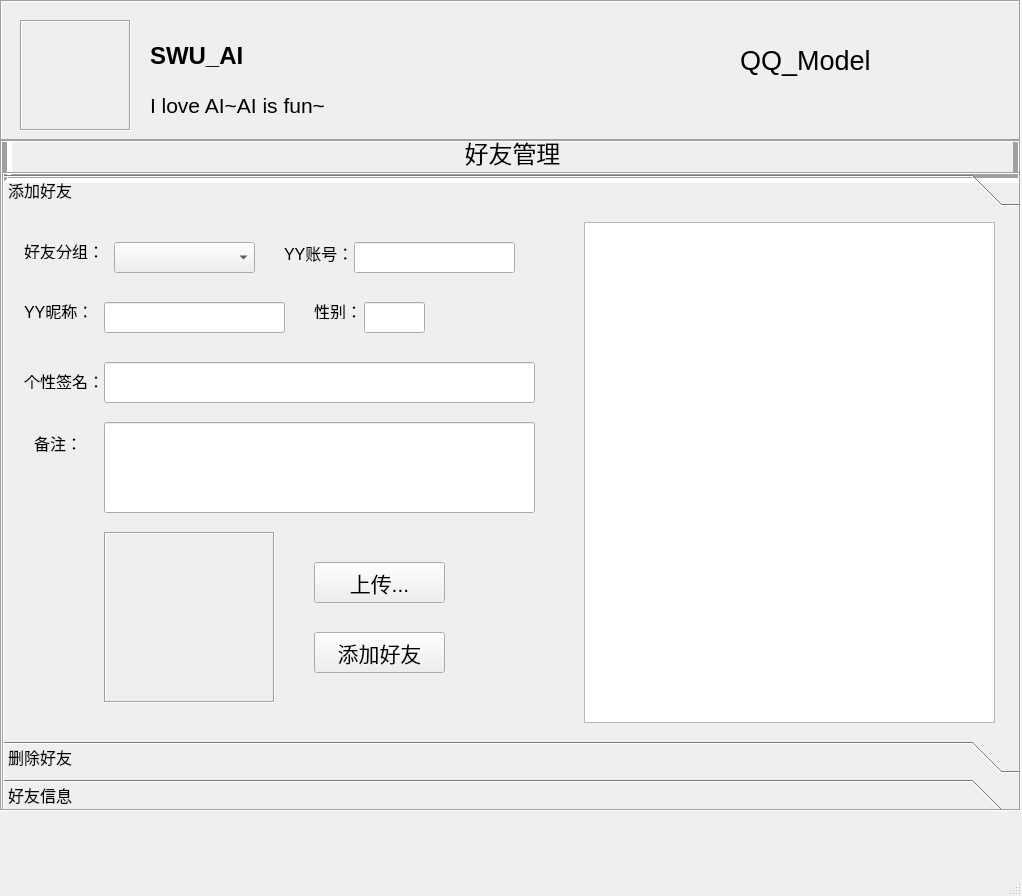
<?xml version="1.0" encoding="UTF-8"?>
<ui version="4.0">
 <class>MainWindow</class>
 <widget class="QMainWindow" name="MainWindow">
  <property name="geometry">
   <rect>
    <x>0</x>
    <y>0</y>
    <width>1022</width>
    <height>896</height>
   </rect>
  </property>
  <property name="font">
   <font>
    <pointsize>20</pointsize>
   </font>
  </property>
  <property name="windowTitle">
   <string>MainWindow</string>
  </property>
  <widget class="QWidget" name="centralwidget">
   <widget class="QStackedWidget" name="stackedWidget">
    <property name="geometry">
     <rect>
      <x>0</x>
      <y>140</y>
      <width>1021</width>
      <height>671</height>
     </rect>
    </property>
    <property name="frameShape">
     <enum>QFrame::Box</enum>
    </property>
    <property name="frameShadow">
     <enum>QFrame::Sunken</enum>
    </property>
    <property name="currentIndex">
     <number>1</number>
    </property>
    <widget class="QWidget" name="page"/>
    <widget class="QWidget" name="page_2">
     <widget class="QLabel" name="label">
      <property name="geometry">
       <rect>
        <x>0</x>
        <y>-20</y>
        <width>1021</width>
        <height>61</height>
       </rect>
      </property>
      <property name="font">
       <font>
        <pointsize>18</pointsize>
       </font>
      </property>
      <property name="frameShape">
       <enum>QFrame::Box</enum>
      </property>
      <property name="frameShadow">
       <enum>QFrame::Sunken</enum>
      </property>
      <property name="lineWidth">
       <number>5</number>
      </property>
      <property name="text">
       <string>好友管理</string>
      </property>
      <property name="alignment">
       <set>Qt::AlignCenter</set>
      </property>
     </widget>
     <widget class="QToolBox" name="Friend_Operation">
      <property name="geometry">
       <rect>
        <x>0</x>
        <y>30</y>
        <width>1021</width>
        <height>641</height>
       </rect>
      </property>
      <property name="font">
       <font>
        <pointsize>12</pointsize>
       </font>
      </property>
      <property name="frameShape">
       <enum>QFrame::Box</enum>
      </property>
      <property name="frameShadow">
       <enum>QFrame::Sunken</enum>
      </property>
      <property name="currentIndex">
       <number>0</number>
      </property>
      <widget class="QWidget" name="add_new">
       <property name="geometry">
        <rect>
         <x>0</x>
         <y>0</y>
         <width>1017</width>
         <height>523</height>
        </rect>
       </property>
       <attribute name="label">
        <string>添加好友</string>
       </attribute>
       <widget class="QLineEdit" name="newNameLineEdit">
        <property name="geometry">
         <rect>
          <x>100</x>
          <y>90</y>
          <width>181</width>
          <height>31</height>
         </rect>
        </property>
       </widget>
       <widget class="QComboBox" name="newGroupComboBox">
        <property name="geometry">
         <rect>
          <x>110</x>
          <y>30</y>
          <width>141</width>
          <height>31</height>
         </rect>
        </property>
        <property name="editable">
         <bool>false</bool>
        </property>
        <property name="frame">
         <bool>true</bool>
        </property>
       </widget>
       <widget class="QLabel" name="label_2">
        <property name="geometry">
         <rect>
          <x>20</x>
          <y>30</y>
          <width>81</width>
          <height>17</height>
         </rect>
        </property>
        <property name="font">
         <font>
          <pointsize>12</pointsize>
         </font>
        </property>
        <property name="text">
         <string>好友分组：</string>
        </property>
       </widget>
       <widget class="QLabel" name="label_3">
        <property name="geometry">
         <rect>
          <x>20</x>
          <y>90</y>
          <width>67</width>
          <height>17</height>
         </rect>
        </property>
        <property name="font">
         <font>
          <pointsize>12</pointsize>
         </font>
        </property>
        <property name="text">
         <string>YY昵称：</string>
        </property>
       </widget>
       <widget class="QLabel" name="NewPictureLabel">
        <property name="geometry">
         <rect>
          <x>100</x>
          <y>320</y>
          <width>171</width>
          <height>171</height>
         </rect>
        </property>
        <property name="frameShape">
         <enum>QFrame::Box</enum>
        </property>
        <property name="frameShadow">
         <enum>QFrame::Sunken</enum>
        </property>
        <property name="text">
         <string/>
        </property>
        <property name="scaledContents">
         <bool>true</bool>
        </property>
       </widget>
       <widget class="QLineEdit" name="newIDLineEdit">
        <property name="geometry">
         <rect>
          <x>350</x>
          <y>30</y>
          <width>161</width>
          <height>31</height>
         </rect>
        </property>
       </widget>
       <widget class="QLabel" name="label_5">
        <property name="geometry">
         <rect>
          <x>280</x>
          <y>30</y>
          <width>67</width>
          <height>21</height>
         </rect>
        </property>
        <property name="font">
         <font>
          <pointsize>12</pointsize>
         </font>
        </property>
        <property name="text">
         <string>YY账号：</string>
        </property>
       </widget>
       <widget class="QLineEdit" name="newmanualLineEdit">
        <property name="geometry">
         <rect>
          <x>360</x>
          <y>90</y>
          <width>61</width>
          <height>31</height>
         </rect>
        </property>
       </widget>
       <widget class="QLabel" name="label_6">
        <property name="geometry">
         <rect>
          <x>310</x>
          <y>90</y>
          <width>67</width>
          <height>17</height>
         </rect>
        </property>
        <property name="font">
         <font>
          <pointsize>12</pointsize>
         </font>
        </property>
        <property name="text">
         <string>性别：</string>
        </property>
       </widget>
       <widget class="QPushButton" name="newUploadPushButton">
        <property name="geometry">
         <rect>
          <x>310</x>
          <y>350</y>
          <width>131</width>
          <height>41</height>
         </rect>
        </property>
        <property name="font">
         <font>
          <pointsize>16</pointsize>
         </font>
        </property>
        <property name="text">
         <string>上传...</string>
        </property>
       </widget>
       <widget class="QLabel" name="label_7">
        <property name="geometry">
         <rect>
          <x>20</x>
          <y>160</y>
          <width>91</width>
          <height>17</height>
         </rect>
        </property>
        <property name="font">
         <font>
          <pointsize>12</pointsize>
         </font>
        </property>
        <property name="text">
         <string>个性签名：</string>
        </property>
       </widget>
       <widget class="QLineEdit" name="newSignatureLineEdit">
        <property name="geometry">
         <rect>
          <x>100</x>
          <y>150</y>
          <width>431</width>
          <height>41</height>
         </rect>
        </property>
       </widget>
       <widget class="QLabel" name="label_8">
        <property name="geometry">
         <rect>
          <x>30</x>
          <y>220</y>
          <width>67</width>
          <height>21</height>
         </rect>
        </property>
        <property name="font">
         <font>
          <pointsize>12</pointsize>
         </font>
        </property>
        <property name="text">
         <string>备注：</string>
        </property>
       </widget>
       <widget class="QLineEdit" name="newRefenrenceLineEdit">
        <property name="geometry">
         <rect>
          <x>100</x>
          <y>210</y>
          <width>431</width>
          <height>91</height>
         </rect>
        </property>
       </widget>
       <widget class="QPushButton" name="NewPutinPushButton">
        <property name="geometry">
         <rect>
          <x>310</x>
          <y>420</y>
          <width>131</width>
          <height>41</height>
         </rect>
        </property>
        <property name="font">
         <font>
          <pointsize>16</pointsize>
         </font>
        </property>
        <property name="text">
         <string>添加好友</string>
        </property>
       </widget>
       <widget class="QTableView" name="FriendsTableView">
        <property name="geometry">
         <rect>
          <x>580</x>
          <y>10</y>
          <width>411</width>
          <height>501</height>
         </rect>
        </property>
        <attribute name="horizontalHeaderMinimumSectionSize">
         <number>25</number>
        </attribute>
        <attribute name="horizontalHeaderDefaultSectionSize">
         <number>120</number>
        </attribute>
        <attribute name="horizontalHeaderStretchLastSection">
         <bool>true</bool>
        </attribute>
        <attribute name="verticalHeaderVisible">
         <bool>false</bool>
        </attribute>
       </widget>
       <widget class="QLabel" name="background1">
        <property name="geometry">
         <rect>
          <x>0</x>
          <y>0</y>
          <width>1011</width>
          <height>561</height>
         </rect>
        </property>
        <property name="text">
         <string/>
        </property>
        <property name="pixmap">
         <pixmap>elements/background2.jpeg</pixmap>
        </property>
        <property name="scaledContents">
         <bool>true</bool>
        </property>
       </widget>
       <zorder>background1</zorder>
       <zorder>newNameLineEdit</zorder>
       <zorder>label_2</zorder>
       <zorder>label_3</zorder>
       <zorder>NewPictureLabel</zorder>
       <zorder>newIDLineEdit</zorder>
       <zorder>label_5</zorder>
       <zorder>newmanualLineEdit</zorder>
       <zorder>label_6</zorder>
       <zorder>newUploadPushButton</zorder>
       <zorder>label_7</zorder>
       <zorder>newSignatureLineEdit</zorder>
       <zorder>label_8</zorder>
       <zorder>newRefenrenceLineEdit</zorder>
       <zorder>NewPutinPushButton</zorder>
       <zorder>FriendsTableView</zorder>
       <zorder>newGroupComboBox</zorder>
      </widget>
      <widget class="QWidget" name="delete_old">
       <property name="geometry">
        <rect>
         <x>0</x>
         <y>0</y>
         <width>1017</width>
         <height>523</height>
        </rect>
       </property>
       <attribute name="label">
        <string>删除好友</string>
       </attribute>
       <widget class="QLabel" name="label_9">
        <property name="geometry">
         <rect>
          <x>40</x>
          <y>20</y>
          <width>81</width>
          <height>21</height>
         </rect>
        </property>
        <property name="font">
         <font>
          <pointsize>12</pointsize>
         </font>
        </property>
        <property name="text">
         <string>好友分组：</string>
        </property>
       </widget>
       <widget class="QLabel" name="label_10">
        <property name="geometry">
         <rect>
          <x>300</x>
          <y>30</y>
          <width>67</width>
          <height>21</height>
         </rect>
        </property>
        <property name="font">
         <font>
          <pointsize>12</pointsize>
         </font>
        </property>
        <property name="text">
         <string>YY账号：</string>
        </property>
       </widget>
       <widget class="QLabel" name="label_11">
        <property name="geometry">
         <rect>
          <x>40</x>
          <y>80</y>
          <width>67</width>
          <height>21</height>
         </rect>
        </property>
        <property name="font">
         <font>
          <pointsize>12</pointsize>
         </font>
        </property>
        <property name="text">
         <string>YY昵称：</string>
        </property>
       </widget>
       <widget class="QLabel" name="label_12">
        <property name="geometry">
         <rect>
          <x>310</x>
          <y>80</y>
          <width>67</width>
          <height>21</height>
         </rect>
        </property>
        <property name="font">
         <font>
          <pointsize>12</pointsize>
         </font>
        </property>
        <property name="text">
         <string>性别：</string>
        </property>
       </widget>
       <widget class="QLabel" name="label_13">
        <property name="geometry">
         <rect>
          <x>40</x>
          <y>140</y>
          <width>91</width>
          <height>21</height>
         </rect>
        </property>
        <property name="font">
         <font>
          <pointsize>12</pointsize>
         </font>
        </property>
        <property name="text">
         <string>个性签名：</string>
        </property>
       </widget>
       <widget class="QLineEdit" name="preReferenceLineEdit">
        <property name="geometry">
         <rect>
          <x>120</x>
          <y>190</y>
          <width>431</width>
          <height>91</height>
         </rect>
        </property>
       </widget>
       <widget class="QLabel" name="label_14">
        <property name="geometry">
         <rect>
          <x>50</x>
          <y>220</y>
          <width>67</width>
          <height>21</height>
         </rect>
        </property>
        <property name="font">
         <font>
          <pointsize>12</pointsize>
         </font>
        </property>
        <property name="text">
         <string>备注：</string>
        </property>
       </widget>
       <widget class="QLabel" name="prePictureLabel">
        <property name="geometry">
         <rect>
          <x>120</x>
          <y>320</y>
          <width>171</width>
          <height>171</height>
         </rect>
        </property>
        <property name="frameShape">
         <enum>QFrame::Box</enum>
        </property>
        <property name="frameShadow">
         <enum>QFrame::Sunken</enum>
        </property>
        <property name="text">
         <string/>
        </property>
        <property name="scaledContents">
         <bool>true</bool>
        </property>
       </widget>
       <widget class="QPushButton" name="DeletePushButton">
        <property name="geometry">
         <rect>
          <x>360</x>
          <y>380</y>
          <width>131</width>
          <height>41</height>
         </rect>
        </property>
        <property name="font">
         <font>
          <pointsize>16</pointsize>
         </font>
        </property>
        <property name="text">
         <string>删除好友</string>
        </property>
       </widget>
       <widget class="QTableView" name="FriendsTableView_2">
        <property name="geometry">
         <rect>
          <x>580</x>
          <y>20</y>
          <width>411</width>
          <height>501</height>
         </rect>
        </property>
        <attribute name="horizontalHeaderMinimumSectionSize">
         <number>25</number>
        </attribute>
        <attribute name="horizontalHeaderDefaultSectionSize">
         <number>120</number>
        </attribute>
        <attribute name="horizontalHeaderStretchLastSection">
         <bool>true</bool>
        </attribute>
        <attribute name="verticalHeaderVisible">
         <bool>false</bool>
        </attribute>
       </widget>
       <widget class="QComboBox" name="preGroupComboBox">
        <property name="geometry">
         <rect>
          <x>120</x>
          <y>20</y>
          <width>141</width>
          <height>31</height>
         </rect>
        </property>
       </widget>
       <widget class="QComboBox" name="preNameComboBox">
        <property name="geometry">
         <rect>
          <x>120</x>
          <y>70</y>
          <width>171</width>
          <height>31</height>
         </rect>
        </property>
       </widget>
       <widget class="QLabel" name="background2">
        <property name="geometry">
         <rect>
          <x>0</x>
          <y>0</y>
          <width>1011</width>
          <height>561</height>
         </rect>
        </property>
        <property name="text">
         <string/>
        </property>
        <property name="pixmap">
         <pixmap>elements/background2.jpeg</pixmap>
        </property>
        <property name="scaledContents">
         <bool>true</bool>
        </property>
       </widget>
       <widget class="QLabel" name="preIDLabel">
        <property name="geometry">
         <rect>
          <x>370</x>
          <y>20</y>
          <width>131</width>
          <height>31</height>
         </rect>
        </property>
        <property name="frameShape">
         <enum>QFrame::Box</enum>
        </property>
        <property name="frameShadow">
         <enum>QFrame::Sunken</enum>
        </property>
        <property name="lineWidth">
         <number>2</number>
        </property>
        <property name="text">
         <string/>
        </property>
       </widget>
       <widget class="QLabel" name="preManualLabel">
        <property name="geometry">
         <rect>
          <x>370</x>
          <y>70</y>
          <width>81</width>
          <height>31</height>
         </rect>
        </property>
        <property name="frameShape">
         <enum>QFrame::Box</enum>
        </property>
        <property name="frameShadow">
         <enum>QFrame::Sunken</enum>
        </property>
        <property name="lineWidth">
         <number>2</number>
        </property>
        <property name="text">
         <string/>
        </property>
       </widget>
       <widget class="QLabel" name="preSignatureLabel">
        <property name="geometry">
         <rect>
          <x>120</x>
          <y>140</y>
          <width>401</width>
          <height>31</height>
         </rect>
        </property>
        <property name="frameShape">
         <enum>QFrame::Box</enum>
        </property>
        <property name="frameShadow">
         <enum>QFrame::Sunken</enum>
        </property>
        <property name="lineWidth">
         <number>2</number>
        </property>
        <property name="text">
         <string/>
        </property>
       </widget>
       <zorder>background2</zorder>
       <zorder>label_9</zorder>
       <zorder>label_10</zorder>
       <zorder>label_11</zorder>
       <zorder>label_12</zorder>
       <zorder>label_13</zorder>
       <zorder>preReferenceLineEdit</zorder>
       <zorder>label_14</zorder>
       <zorder>prePictureLabel</zorder>
       <zorder>DeletePushButton</zorder>
       <zorder>FriendsTableView_2</zorder>
       <zorder>preGroupComboBox</zorder>
       <zorder>preNameComboBox</zorder>
       <zorder>preIDLabel</zorder>
       <zorder>preManualLabel</zorder>
       <zorder>preSignatureLabel</zorder>
      </widget>
      <widget class="QWidget" name="friend_inf">
       <property name="geometry">
        <rect>
         <x>0</x>
         <y>0</y>
         <width>1017</width>
         <height>523</height>
        </rect>
       </property>
       <attribute name="label">
        <string>好友信息</string>
       </attribute>
       <widget class="QTableView" name="FriendsTableView_3">
        <property name="geometry">
         <rect>
          <x>580</x>
          <y>20</y>
          <width>411</width>
          <height>441</height>
         </rect>
        </property>
        <attribute name="horizontalHeaderMinimumSectionSize">
         <number>25</number>
        </attribute>
        <attribute name="horizontalHeaderDefaultSectionSize">
         <number>120</number>
        </attribute>
        <attribute name="horizontalHeaderStretchLastSection">
         <bool>true</bool>
        </attribute>
        <attribute name="verticalHeaderVisible">
         <bool>false</bool>
        </attribute>
       </widget>
       <widget class="QLineEdit" name="changableReferenceLineEdit">
        <property name="geometry">
         <rect>
          <x>130</x>
          <y>210</y>
          <width>401</width>
          <height>111</height>
         </rect>
        </property>
       </widget>
       <widget class="QLabel" name="label18">
        <property name="geometry">
         <rect>
          <x>50</x>
          <y>50</y>
          <width>81</width>
          <height>21</height>
         </rect>
        </property>
        <property name="font">
         <font>
          <pointsize>12</pointsize>
         </font>
        </property>
        <property name="text">
         <string>好友分组：</string>
        </property>
       </widget>
       <widget class="QLabel" name="label_20">
        <property name="geometry">
         <rect>
          <x>290</x>
          <y>50</y>
          <width>67</width>
          <height>21</height>
         </rect>
        </property>
        <property name="font">
         <font>
          <pointsize>12</pointsize>
         </font>
        </property>
        <property name="text">
         <string>YY账号：</string>
        </property>
       </widget>
       <widget class="QLabel" name="label_21">
        <property name="geometry">
         <rect>
          <x>60</x>
          <y>100</y>
          <width>67</width>
          <height>21</height>
         </rect>
        </property>
        <property name="font">
         <font>
          <pointsize>12</pointsize>
         </font>
        </property>
        <property name="text">
         <string>YY昵称：</string>
        </property>
       </widget>
       <widget class="QLabel" name="label_22">
        <property name="geometry">
         <rect>
          <x>310</x>
          <y>100</y>
          <width>67</width>
          <height>21</height>
         </rect>
        </property>
        <property name="font">
         <font>
          <pointsize>12</pointsize>
         </font>
        </property>
        <property name="text">
         <string>性别：</string>
        </property>
       </widget>
       <widget class="QLabel" name="label_23">
        <property name="geometry">
         <rect>
          <x>50</x>
          <y>150</y>
          <width>91</width>
          <height>21</height>
         </rect>
        </property>
        <property name="font">
         <font>
          <pointsize>12</pointsize>
         </font>
        </property>
        <property name="text">
         <string>个性签名：</string>
        </property>
       </widget>
       <widget class="QLabel" name="fixedsignatureLabel">
        <property name="geometry">
         <rect>
          <x>130</x>
          <y>150</y>
          <width>401</width>
          <height>31</height>
         </rect>
        </property>
        <property name="frameShape">
         <enum>QFrame::Box</enum>
        </property>
        <property name="frameShadow">
         <enum>QFrame::Sunken</enum>
        </property>
        <property name="lineWidth">
         <number>2</number>
        </property>
        <property name="text">
         <string/>
        </property>
       </widget>
       <widget class="QLabel" name="fixedIDLabel">
        <property name="geometry">
         <rect>
          <x>360</x>
          <y>50</y>
          <width>131</width>
          <height>31</height>
         </rect>
        </property>
        <property name="frameShape">
         <enum>QFrame::Box</enum>
        </property>
        <property name="frameShadow">
         <enum>QFrame::Sunken</enum>
        </property>
        <property name="lineWidth">
         <number>2</number>
        </property>
        <property name="text">
         <string/>
        </property>
       </widget>
       <widget class="QLabel" name="fixedNameLabel">
        <property name="geometry">
         <rect>
          <x>130</x>
          <y>100</y>
          <width>131</width>
          <height>31</height>
         </rect>
        </property>
        <property name="frameShape">
         <enum>QFrame::Box</enum>
        </property>
        <property name="frameShadow">
         <enum>QFrame::Sunken</enum>
        </property>
        <property name="lineWidth">
         <number>2</number>
        </property>
        <property name="text">
         <string/>
        </property>
       </widget>
       <widget class="QLabel" name="fixedmanualLabel">
        <property name="geometry">
         <rect>
          <x>360</x>
          <y>100</y>
          <width>51</width>
          <height>31</height>
         </rect>
        </property>
        <property name="frameShape">
         <enum>QFrame::Box</enum>
        </property>
        <property name="frameShadow">
         <enum>QFrame::Sunken</enum>
        </property>
        <property name="lineWidth">
         <number>2</number>
        </property>
        <property name="text">
         <string/>
        </property>
       </widget>
       <widget class="QLabel" name="label_24">
        <property name="geometry">
         <rect>
          <x>60</x>
          <y>250</y>
          <width>51</width>
          <height>31</height>
         </rect>
        </property>
        <property name="font">
         <font>
          <pointsize>12</pointsize>
         </font>
        </property>
        <property name="text">
         <string>备注：</string>
        </property>
       </widget>
       <widget class="QLabel" name="fixedpictureLabel">
        <property name="geometry">
         <rect>
          <x>130</x>
          <y>340</y>
          <width>171</width>
          <height>171</height>
         </rect>
        </property>
        <property name="frameShape">
         <enum>QFrame::Box</enum>
        </property>
        <property name="frameShadow">
         <enum>QFrame::Sunken</enum>
        </property>
        <property name="text">
         <string/>
        </property>
        <property name="scaledContents">
         <bool>true</bool>
        </property>
       </widget>
       <widget class="QPushButton" name="ChangePushButton">
        <property name="geometry">
         <rect>
          <x>350</x>
          <y>400</y>
          <width>131</width>
          <height>41</height>
         </rect>
        </property>
        <property name="font">
         <font>
          <pointsize>16</pointsize>
         </font>
        </property>
        <property name="text">
         <string>确认修改</string>
        </property>
       </widget>
       <widget class="QLabel" name="label_19">
        <property name="geometry">
         <rect>
          <x>0</x>
          <y>0</y>
          <width>1011</width>
          <height>521</height>
         </rect>
        </property>
        <property name="text">
         <string/>
        </property>
        <property name="pixmap">
         <pixmap>elements/background2.jpeg</pixmap>
        </property>
        <property name="scaledContents">
         <bool>true</bool>
        </property>
       </widget>
       <widget class="QComboBox" name="fixedGroupComboBox">
        <property name="geometry">
         <rect>
          <x>130</x>
          <y>50</y>
          <width>131</width>
          <height>31</height>
         </rect>
        </property>
       </widget>
       <widget class="QLineEdit" name="SearchLineEdit">
        <property name="geometry">
         <rect>
          <x>580</x>
          <y>474</y>
          <width>331</width>
          <height>41</height>
         </rect>
        </property>
        <property name="text">
         <string>请输入用户账号</string>
        </property>
       </widget>
       <widget class="QPushButton" name="SearchPushButton">
        <property name="geometry">
         <rect>
          <x>920</x>
          <y>480</y>
          <width>81</width>
          <height>31</height>
         </rect>
        </property>
        <property name="font">
         <font>
          <pointsize>16</pointsize>
         </font>
        </property>
        <property name="text">
         <string>查找</string>
        </property>
       </widget>
       <zorder>label_19</zorder>
       <zorder>FriendsTableView_3</zorder>
       <zorder>changableReferenceLineEdit</zorder>
       <zorder>label18</zorder>
       <zorder>label_20</zorder>
       <zorder>label_21</zorder>
       <zorder>label_22</zorder>
       <zorder>label_23</zorder>
       <zorder>fixedsignatureLabel</zorder>
       <zorder>fixedIDLabel</zorder>
       <zorder>fixedNameLabel</zorder>
       <zorder>fixedmanualLabel</zorder>
       <zorder>label_24</zorder>
       <zorder>fixedpictureLabel</zorder>
       <zorder>ChangePushButton</zorder>
       <zorder>fixedGroupComboBox</zorder>
       <zorder>SearchLineEdit</zorder>
       <zorder>SearchPushButton</zorder>
      </widget>
     </widget>
     <widget class="QLabel" name="background">
      <property name="geometry">
       <rect>
        <x>0</x>
        <y>0</y>
        <width>1011</width>
        <height>671</height>
       </rect>
      </property>
      <property name="text">
       <string/>
      </property>
      <property name="pixmap">
       <pixmap>elements/login.jpg</pixmap>
      </property>
      <property name="scaledContents">
       <bool>true</bool>
      </property>
     </widget>
     <zorder>background</zorder>
     <zorder>label</zorder>
     <zorder>Friend_Operation</zorder>
    </widget>
   </widget>
   <widget class="QLabel" name="label_4">
    <property name="geometry">
     <rect>
      <x>0</x>
      <y>0</y>
      <width>1021</width>
      <height>141</height>
     </rect>
    </property>
    <property name="frameShape">
     <enum>QFrame::Box</enum>
    </property>
    <property name="frameShadow">
     <enum>QFrame::Sunken</enum>
    </property>
    <property name="text">
     <string/>
    </property>
    <property name="pixmap">
     <pixmap>elements/background3.jpeg</pixmap>
    </property>
    <property name="scaledContents">
     <bool>true</bool>
    </property>
   </widget>
   <widget class="QLabel" name="label_15">
    <property name="geometry">
     <rect>
      <x>20</x>
      <y>20</y>
      <width>111</width>
      <height>111</height>
     </rect>
    </property>
    <property name="frameShape">
     <enum>QFrame::Box</enum>
    </property>
    <property name="frameShadow">
     <enum>QFrame::Sunken</enum>
    </property>
    <property name="text">
     <string/>
    </property>
    <property name="pixmap">
     <pixmap>elements/head.jpeg</pixmap>
    </property>
    <property name="scaledContents">
     <bool>true</bool>
    </property>
   </widget>
   <widget class="QLabel" name="QQ_name">
    <property name="geometry">
     <rect>
      <x>150</x>
      <y>40</y>
      <width>111</width>
      <height>31</height>
     </rect>
    </property>
    <property name="font">
     <font>
      <pointsize>18</pointsize>
      <weight>75</weight>
      <bold>true</bold>
     </font>
    </property>
    <property name="text">
     <string>SWU_AI</string>
    </property>
   </widget>
   <widget class="QLabel" name="label_16">
    <property name="geometry">
     <rect>
      <x>150</x>
      <y>90</y>
      <width>241</width>
      <height>31</height>
     </rect>
    </property>
    <property name="font">
     <font>
      <pointsize>16</pointsize>
      <weight>50</weight>
      <bold>false</bold>
     </font>
    </property>
    <property name="frameShape">
     <enum>QFrame::NoFrame</enum>
    </property>
    <property name="frameShadow">
     <enum>QFrame::Sunken</enum>
    </property>
    <property name="text">
     <string>I love AI~AI is fun~</string>
    </property>
   </widget>
   <widget class="QLabel" name="label_17">
    <property name="geometry">
     <rect>
      <x>900</x>
      <y>10</y>
      <width>100</width>
      <height>100</height>
     </rect>
    </property>
    <property name="text">
     <string/>
    </property>
    <property name="pixmap">
     <pixmap>elements/logo.jpeg</pixmap>
    </property>
    <property name="scaledContents">
     <bool>true</bool>
    </property>
   </widget>
   <widget class="QLabel" name="label_18">
    <property name="geometry">
     <rect>
      <x>740</x>
      <y>30</y>
      <width>141</width>
      <height>61</height>
     </rect>
    </property>
    <property name="text">
     <string>QQ_Model</string>
    </property>
   </widget>
   <zorder>label_4</zorder>
   <zorder>stackedWidget</zorder>
   <zorder>label_15</zorder>
   <zorder>QQ_name</zorder>
   <zorder>label_16</zorder>
   <zorder>label_17</zorder>
   <zorder>label_18</zorder>
  </widget>
  <widget class="QMenuBar" name="menubar">
   <property name="geometry">
    <rect>
     <x>0</x>
     <y>0</y>
     <width>1022</width>
     <height>45</height>
    </rect>
   </property>
  </widget>
  <widget class="QStatusBar" name="statusbar"/>
 </widget>
 <resources/>
 <connections/>
</ui>
